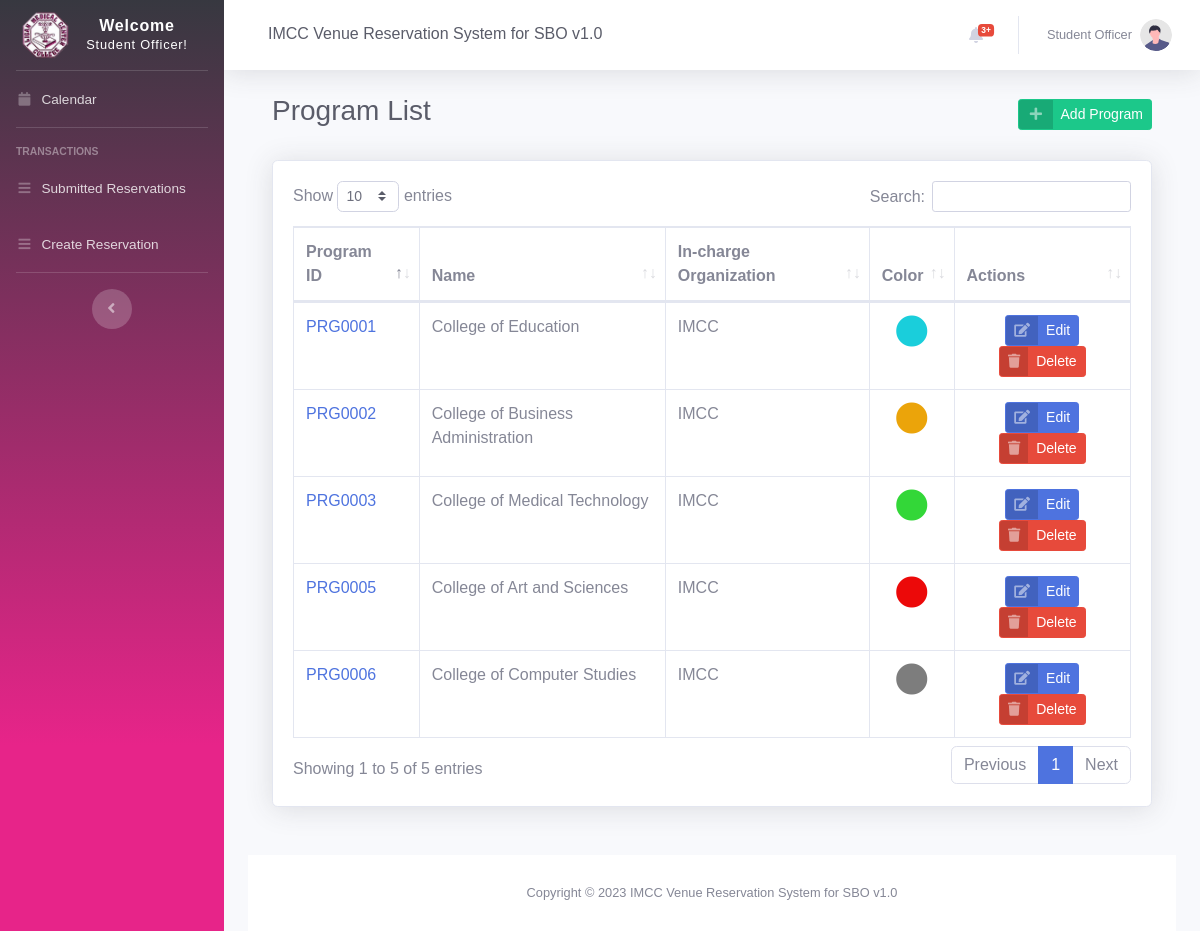
Screenshot of /programs.php (signed in) with the database file from the repository.
### tables this page shows
CREATE TABLE `program` (
  `id` int(11) NOT NULL,
  `programID` varchar(15) DEFAULT NULL,
  `name` varchar(255) DEFAULT NULL,
  `color` varchar(15) DEFAULT NULL,
  `incharge_organization` varchar(255) DEFAULT NULL,
  `dateAdded` datetime NOT NULL DEFAULT current_timestamp(),
  `dateUpdated` datetime DEFAULT NULL
);

### programs.php (the view, shortened to what this page needs)
<?php
include 'settings/system.php';
include 'settings/header.php';
include "settings/sidebar.php";
include 'settings/topbar.php';
?>
<div class="container-fluid">
    <div class="d-sm-flex align-items-center justify-content-between mb-4">
        <div class="container-fluid">
            <div class="d-sm-flex align-items-center justify-content-between mb-4">
                <h1 class="h3 mb-2 text-gray-800">Program List</h1>
                <a href="program_add.php" class="btn btn-success btn-icon-split btn-sm keychainify-checked">
                    <span class="icon text-white-50">
                        <i class="fas fa-fw fa-plus"></i>
                    </span>
                    <span class="text">Add Program</span>
                </a>
            </div>
            <div class="card shadow mb-4">
                <div class="card-body">
                    <div class="table-responsive">
                        <table class="table table-bordered table-hovered" id="dataTable" width="100%" cellspacing="0">
                            <thead>
                                <tr>
                                    <th>Program ID</th>
                                    <th>Name</th>
                                    <th>In-charge Organization</th>
                                    <th>Color</th>
                                    <th>Actions</th>
                                </tr>
                            </thead>
                            <tbody>
                                <?php
                                $donor = $db->query("SELECT * FROM `program` ORDER BY name ASC");
                                $row_donor = $donor->fetchAll(PDO::FETCH_OBJ);
                                foreach ($row_donor as $row) {
                                ?>
                                    <tr>
                                        <td><?= '<a href="program_edit.php?id='.$row->id.'">' . $row->programID. '</a>'; ?></td>
                                        <td><?= $row->name; ?></td>
                                        <td><?= $row->incharge_organization; ?></td>
                                        <td align="center"><i class="fas fa-circle" style="font-size:2rem;color:<?= $row->color; ?>"></i></td>
                                        <td align="center">
                                            <a href="program_edit.php?id=<?php echo $row->id; ?>" class="btn btn-primary btn-icon-split btn-sm keychainify-checked">
                                                <span class="icon text-white-50">
                                                    <i class="fas fa-edit"></i>
                                                </span>
                                                <span class="text">Edit</span>
                                            </a>
                                            <a href="program_delete.php?id=<?php echo $row->id; ?>" onclick="return confirm('Are you sure you want to delete <?= $row->name; ?>?')" class="btn btn-danger btn-icon-split btn-sm keychainify-checked">
                                                <span class="icon text-white-50">
                                                    <i class="fas fa-trash"></i>
                                                </span>
                                                <span class="text">Delete</span>
                                            </a>
                                        </td>
                                    </tr>
                                <?php } ?>
                            </tbody>
                        </table>
                    </div>
                </div>
            </div>
        </div>
    </div>
    <?php include 'settings/footer.php'; ?>

### rows the page displays
program: programID "PRG0005", name "College of Art and Sciences", incharge_organization "IMCC"
program: programID "PRG0002", name "College of Business Administration", incharge_organization "IMCC"
program: programID "PRG0006", name "College of Computer Studies", incharge_organization "IMCC"
program: programID "PRG0001", name "College of Education", incharge_organization "IMCC"
program: programID "PRG0003", name "College of Medical Technology", incharge_organization "IMCC"

### other values shown
NAME_ "IMCC Venue Reservation System for SBO v1.0"
$_SESSION['name'] "Student Officer"
